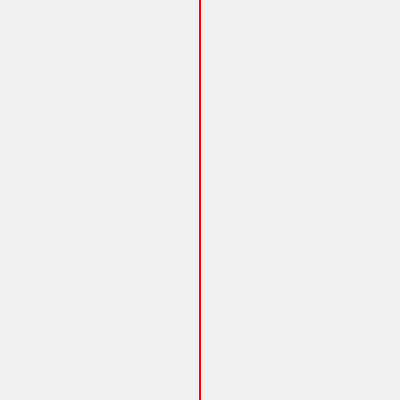
Frame 1 (no input)
Frame 60 (no input): identical to frame 1, image omitted
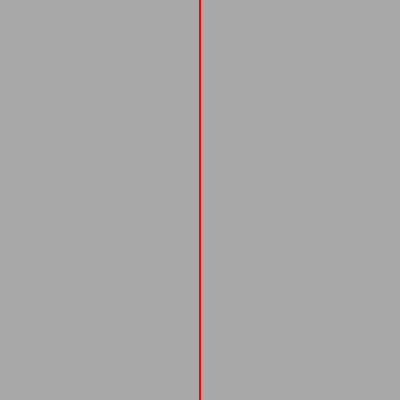
Frame 120 (the mouse pressed at the canvas centre since frame 60)

The p5.js sketch that drew these frames (run headless with seeded random() and noise() and a simulated clock; from frame 60 on, the mouse is pressed at the canvas centre):

// p5.js sketch
// ── sketch.js
function setup() {
  createCanvas(400,400);
  
  // put setup code here
}

function draw() {
  // put drawing code here
  background(240);

  stroke (255,0,0);
  strokeWeight (2);
  line (200,0,200,400);

  

if (mouseX > 375) {
  background (0);

  stroke (255,0,0);
  strokeWeight (2);
  line (200,0,200,400);
}

  else if (mouseX > 350) {
    background (21);
  
    stroke (255,0,0);
    strokeWeight (2);
    line (200,0,200,400);
}

else if (mouseX > 325) {
  background (42);

  stroke (255,0,0);
  strokeWeight (2);
  line (200,0,200,400);
}

else if (mouseX > 300) {
  background (63);

  stroke (255,0,0);
  strokeWeight (2);
  line (200,0,200,400);
}

else if (mouseX > 275) {
  background (84);

  stroke (255,0,0);
  strokeWeight (2);
  line (200,0,200,400);
}

else if (mouseX > 250) {
  background (105);

  stroke (255,0,0);
  strokeWeight (2);
  line (200,0,200,400);
}

else if (mouseX > 225) {
  background (126);

  stroke (255,0,0);
  strokeWeight (2);
  line (200,0,200,400);
}

else if (mouseX > 200) {
  background (147);

  stroke (255,0,0);
  strokeWeight (2);
  line (200,0,200,400);
}

else if (mouseX > 150) {
  background (168);

  stroke (255,0,0);
  strokeWeight (2);
  line (200,0,200,400);
}

else if (mouseX > 125) {
  background (189);

  stroke (255,0,0);
  strokeWeight (2);
  line (200,0,200,400);
}

else if (mouseX > 100) {
  background (210);

  stroke (255,0,0);
  strokeWeight (2);
  line (200,0,200,400);
}

else if (mouseX > 75) {
  background (231);

  stroke (255,0,0);
  strokeWeight (2);
  line (200,0,200,400);
}

else if (mouseX > 50) {
  background (252);

  stroke (255,0,0);
  strokeWeight (2);
  line (200,0,200,400);
}

  else if (mouseX > 0) {
    background (270);
  
    stroke (255,0,0);
    strokeWeight (2);
    line (200,0,200,400);


}




}
